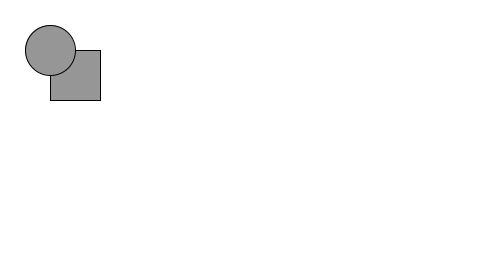
Frame 1 (no input)
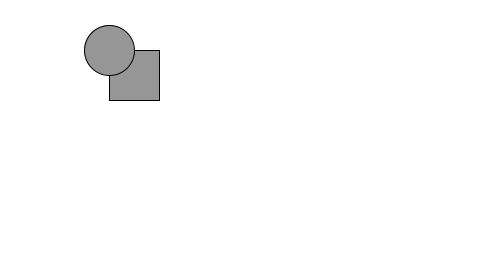
Frame 60 (the mouse pressed at the canvas centre just before this capture)
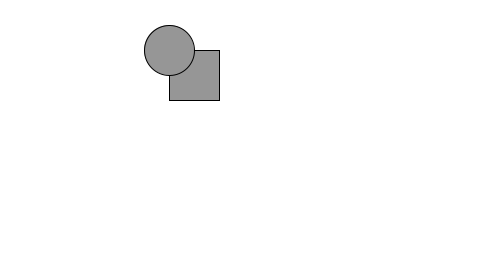
Frame 120 (the mouse held since frame 60 and released just before this capture)

The Processing sketch that drew these frames (run headless with seeded random() and noise(); from frame 60 on, the mouse is pressed at the canvas centre):

// Processing sketch: Example_4_2_Using_variables
// ── Example_4_2_Using_variables.pde

int circleX = 50;
int circleY = 50;
int rectX = 50;
int rectY = 50;
int high = 50;
int weight = 50;

void setup(){
  size(480, 270);  
}

void draw(){
  background(255);
  stroke(0);
  fill(150);  
  //rectMode(CENTER);
  
  rect(rectX, rectY, weight, high);
  ellipse(circleX, circleY, weight, high);
  
  circleX = circleX + 1;
  rectX ++;
}
